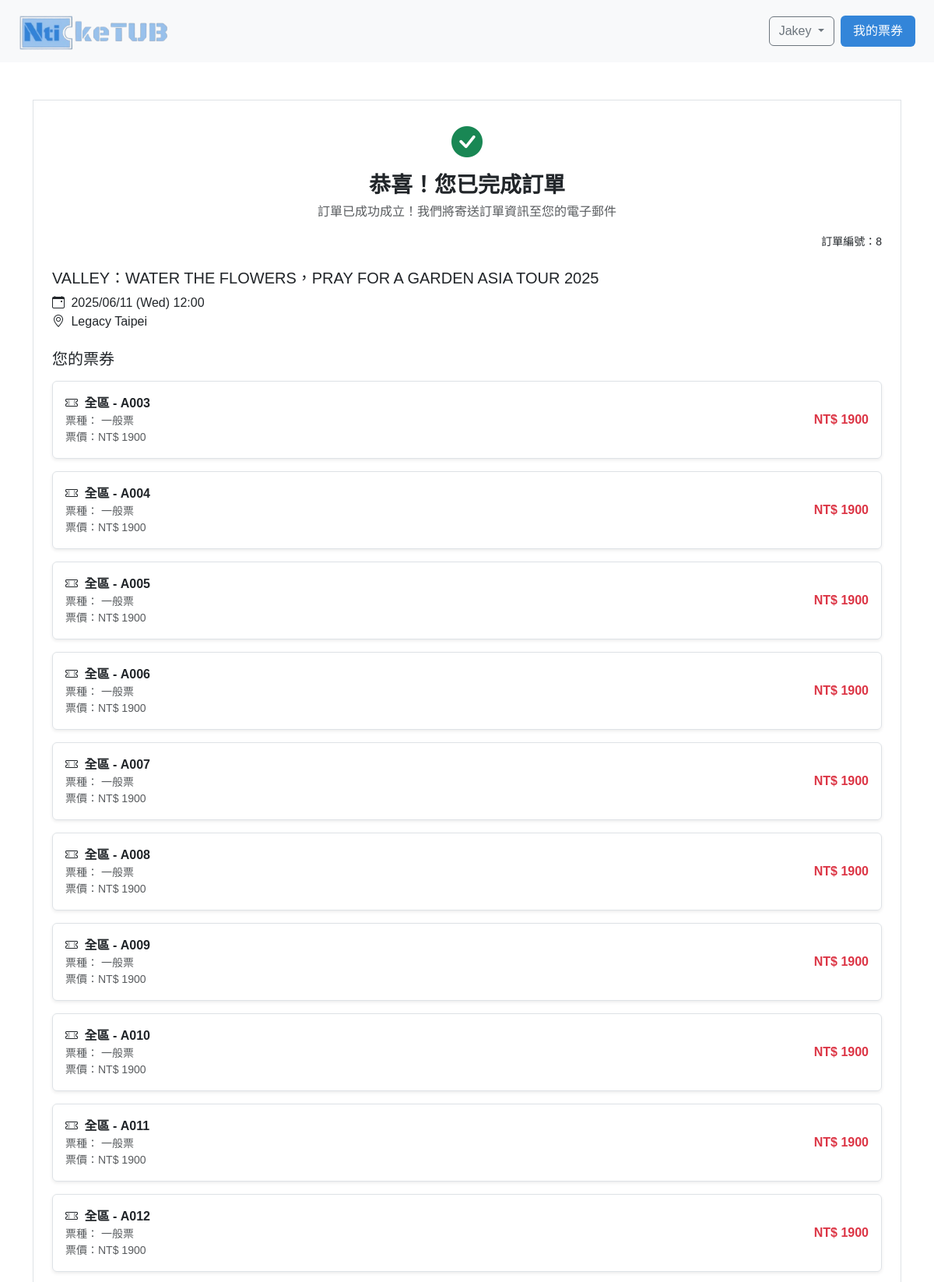
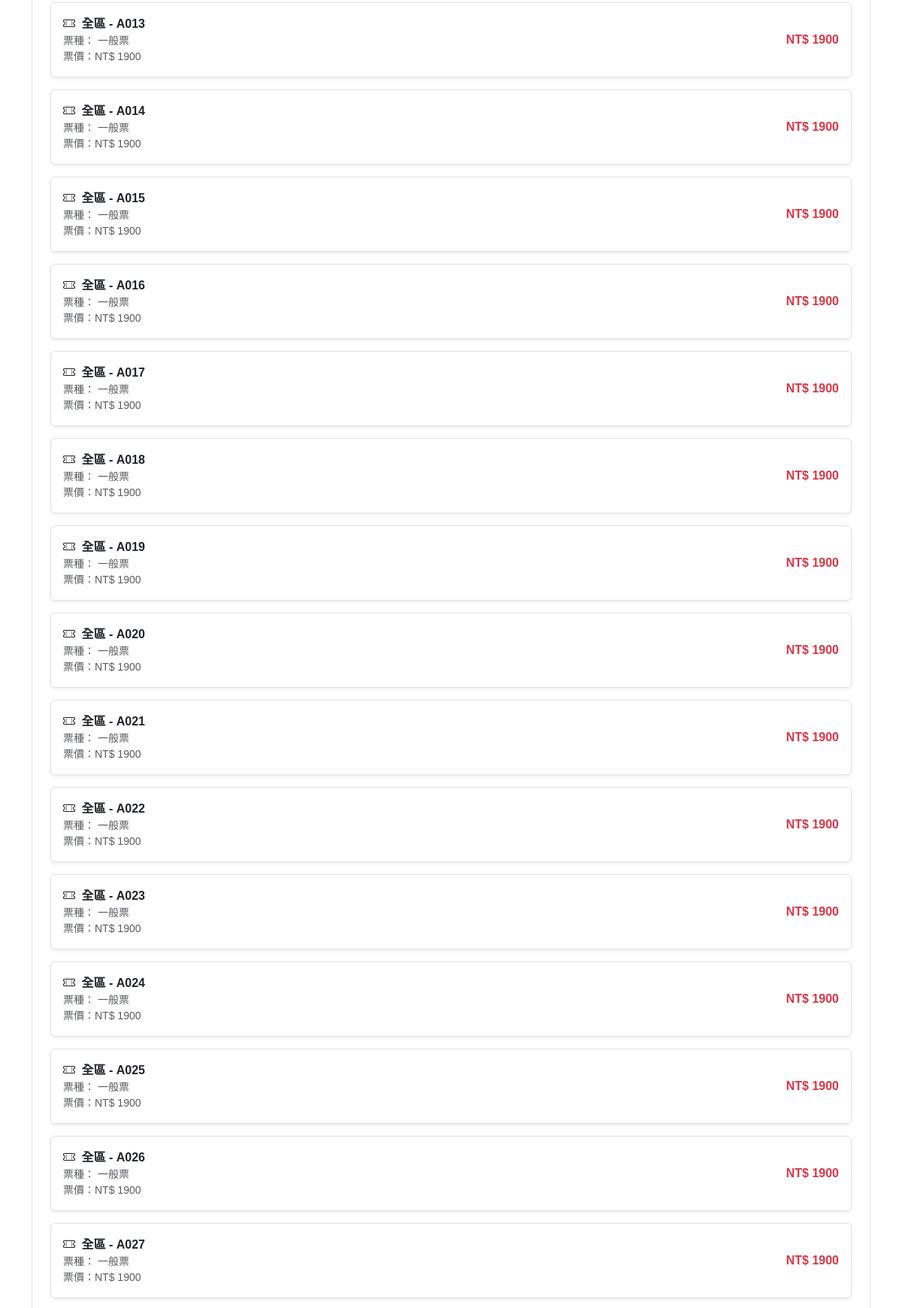
/ticket/order-complete/8 (signed in, upper part), run on the app's committed database (2 pictures, top to bottom).
### models/member.py (models this page shows, shortened)
class Member(UserMixin, db.Model):  # ← 加上 UserMixin
  __tablename__ = 'Member'
  mem_id = db.Column(db.Integer, primary_key=True)
  mem_name = db.Column(db.String(255))
  mem_email = db.Column(db.String(255))
  mem_pwd = db.Column(db.String(255))
  birthday = db.Column(db.Date)
  mem_phone = db.Column(db.String(10))
  createdAt = db.Column(db.DateTime, default=func.now())
  updatedAt = db.Column(db.DateTime, default=func.now(), onupdate=func.now())

### models/order.py (models this page shows)
class Order(db.Model):
  __tablename__ = 'Orders'
  order_id = db.Column(db.Integer, primary_key=True)
  order_status = db.Column(db.String(1), nullable=False, default='P')
  buyer_name = db.Column(db.String(255))
  buyer_email = db.Column(db.String(255))
  buyer_phone = db.Column(db.String(10))
  total_price = db.Column(db.Integer)
  mem_id = db.Column(db.Integer, db.ForeignKey('Member.mem_id'))
  createdAt = db.Column(db.DateTime, default=func.now())
  updatedAt = db.Column(db.DateTime, default=func.now(), onupdate=func.now())
  payment = relationship('Payment', back_populates='order')

### models/show.py (models this page shows, shortened)
class Show(db.Model):
    __tablename__ = 'Show'
    show_id = db.Column(db.Integer, primary_key=True)
    show_name = db.Column(db.String(255))
    show_desc = db.Column(db.Text)
    show_pic = db.Column(db.Text)
    start_date = db.Column(Date)
    end_date = db.Column(Date)
    host_id = db.Column(db.Integer, db.ForeignKey('Host.host_id'))
    location_id = db.Column(db.Integer, db.ForeignKey('Location.loc_id'))
    createdAt = db.Column(db.DateTime, default=func.now())
    updatedAt = db.Column(db.DateTime, default=func.now(), onupdate=func.now())
    host=db.relationship('Host')

### models/game.py (models this page shows)
class Game(db.Model):
  __tablename__ = 'Game'
  game_id = db.Column(db.Integer, primary_key=True)
  game_date = db.Column(db.Date)
  game_time = db.Column(db.Time)
  sale_start_time = db.Column(db.DateTime)
  sale_end_time = db.Column(db.DateTime)
  game_status = db.Column(db.String(1))
  total_seats = db.Column(db.Integer)
  available_seats = db.Column(db.Integer)
  show_id = db.Column(db.Integer, db.ForeignKey('Show.show_id'))
  createdAt = db.Column(db.DateTime, default=func.now())
  updatedAt = db.Column(db.DateTime, default=func.now(), onupdate=func.now())

### models/location.py (models this page shows)
class Location(db.Model):
  __tablename__ = 'Location'
  loc_id = db.Column(db.Integer, primary_key=True)
  loc_name = db.Column(db.String(255))
  createdAt = db.Column(db.DateTime, default=func.now())
  updatedAt = db.Column(db.DateTime, default=func.now(), onupdate=func.now())

### models/ticket.py (models this page shows)
class Ticket(db.Model):
    __tablename__ = 'Ticket'
    ticket_id = db.Column(db.Integer, primary_key=True)
    seat_no = db.Column(db.String(4))
    ticket_status = db.Column(db.String(1))
    is_disabled = db.Column(db.Boolean, default=False)
    order_id = db.Column(db.Integer, db.ForeignKey('Orders.order_id'))
    game_id = db.Column(db.Integer, db.ForeignKey('Game.game_id'))
    area_id = db.Column(db.Integer, db.ForeignKey('Area.area_id'))
    createdAt = db.Column(db.DateTime, default=func.now())
    updatedAt = db.Column(db.DateTime, default=func.now(), onupdate=func.now())
    area = db.relationship('Area', backref='tickets')

### models/area.py (models this page shows)
class Area(db.Model):
  __tablename__ = 'Area'
  area_id = db.Column(db.Integer, primary_key=True)
  area_name = db.Column(db.String(255))
  seat_count = db.Column(db.Integer)
  price = db.Column(db.Integer)
  disabled_price = db.Column(db.Integer)
  disabled_seats = db.Column(db.Integer)
  loc_id = db.Column(db.Integer, db.ForeignKey('Location.loc_id'))
  sect_id = db.Column(db.Integer, db.ForeignKey('Section.sect_id'))
  createdAt = db.Column(db.DateTime, default=func.now())
  updatedAt = db.Column(db.DateTime, default=func.now(), onupdate=func.now())

### app.py (the view)
@app.route('/ticket/order-complete/<int:order_id>')
@login_required
def order_complete(order_id):
    order = Order.query.filter_by(order_id=order_id, order_status='Y').first()
    if not order:
        return redirect(url_for('index'))
    tickets = Ticket.query.filter_by(order_id=order_id).all()
    if tickets:
        game = Game.query.get(tickets[0].game_id)
        show = Show.query.get(game.show_id)
        location = Location.query.get(show.location_id)
    else:
        game = show = location = None
    return render_template(
        'order_complete.html',
            order=order,
            tickets=tickets,
            show=show,
            game=game,
            location=location
        )

### app.py (called while the page is built)
@login_manager.user_loader
def load_user(user_id):
    return Member.query.get(int(user_id))

### templates/order_complete.html (shortened to what this page needs)
{% extends "layout.html" %}
{% block content %}
<div class="container my-5">
  <div class="border p-4 text-center">
    <div class="mb-3">
      <i class="bi bi-check-circle-fill fs-1 text-success"></i>
      <h3 class="fw-bold mt-2">恭喜！您已完成訂單</h3>
      <p class="text-muted">訂單已成功成立！我們將寄送訂單資訊至您的電子郵件</p>
      <div class="text-end small">訂單編號：{{ order.order_id }}</div>
    </div>
    <div class="text-start my-4">
      <h5>{{ show.show_name if show else '未找到節目' }}</h5>
      <div>
        <i class="bi bi-calendar-event me-1"></i>
        {{ game.game_date.strftime('%Y/%m/%d') }} ({{ game.game_date.strftime('%a') }}) {{ game.game_time.strftime('%H:%M') }}
      </div>
      <div>
        <i class="bi bi-geo-alt me-1"></i>
        {{ location.loc_name if location else '未知地點' }}
      </div>
    </div>
    <div class="text-start my-4">
      <h5 class="mb-3">您的票券</h5>
      <div class="row row-cols-1 g-3">
        {% for ticket in tickets %}
        <div class="col">
          <div class="border rounded p-3 shadow-sm d-flex justify-content-between align-items-center">
            <div>
              <div class="fw-bold">
                <i class="bi bi-ticket-perforated me-1"></i>
                {{ ticket.area.area_name }} - {{ ticket.seat_no }}
              </div>
              <div class="small text-muted">
                票種：
                {% if ticket.is_disabled %}
                身障票
                {% else %}
                一般票
                {% endif %}
              </div>
              <div class="small text-muted">
                票價：NT$
                {% if ticket.is_disabled %}
                {{ ticket.area.disabled_price }}
                {% else %}
                {{ ticket.area.price }}
                {% endif %}
              </div>
            </div>
            <div class="fw-bold text-danger">
              NT$
              {% if ticket.is_disabled %}
              {{ ticket.area.disabled_price }}
              {% else %}
              {{ ticket.area.price }}
              {% endif %}
            </div>
          </div>
        </div>
        {% endfor %}
      </div>
    </div>
  </div>
</div>
{% endblock %}

### templates/layout.html (shortened to what this page needs)
<!DOCTYPE html>
<html lang="zh-Hant">
<head>
  <link href="https://cdn.jsdelivr.net/npm/bootstrap@5.3.0/dist/css/bootstrap.min.css" rel="stylesheet" />
  <link rel="stylesheet" href="{{ url_for('static', filename='style.css') }}" />
  <link href="https://cdn.jsdelivr.net/npm/bootstrap-icons@1.10.5/font/bootstrap-icons.css" rel="stylesheet" />
</head>
<body>
  <nav class="navbar bg-light px-4" style="min-height: 80px; padding-top: 12px; padding-bottom: 12px;">
    <a href="{{ url_for('index') }}" style="display: flex; align-items: center;">
      <img src="{{ url_for('static', filename='file/logo3.png') }}"
           alt="NtickeTUB Logo"
           style="height: 48px; object-fit: contain;">
    </a>
    <div>
    <div class="d-flex align-items-center">
      {% if current_user.is_authenticated %}
        <div class="dropdown">
          <button class="btn btn-outline-secondary dropdown-toggle me-2" type="button" id="userDropdown"
                  data-bs-toggle="dropdown" aria-expanded="false">
            {{ current_user.mem_name }}
          </button>
        </div>
      {% else %}
      <a href="{{ url_for('login') }}" class="button-deepblue me-2">我的會員</a>
      {% endif %}
      <a href="{{ url_for('my_tickets') }}" class="button-deepblue">我的票券</a>
    </div>
  </nav>
  <main style="padding-bottom: 60px;">
    {% block content %}{% endblock %}
  </main>
</body>
</html>

### static/style.css (style rules this page uses)
body { font-family: Arial, sans-serif; }
h3 { margin-bottom: 5px; }
button { padding: 5px 10px; background-color: darkorange; color: white; border: none; cursor: pointer; }
.bg-light { background-color: #f8f9fa !important; }
.button-deepblue { background-color: #3385D9; color: white; border: none; border-radius: 6px; padding: 8px 16px; cursor: pointer; text-decoration: none; transition: background-color 0.2s ease; }

### templates/layout.html (style rules this page uses)
body { margin: 0; padding: 0; }
:root { --main-blue: #99C2EC; --blue-hover: #79AEE5; --blue-active: #3385D9; }
.button-deepblue { background-color: #3385D9; color: white; border: none; border-radius: 6px; padding: 8px 16px; cursor: pointer; text-decoration: none; transition: background-color 0.2s ease; }

### data on the page
Member: mem_name "Jakey"
Order: order_id "8"
Show: show_name "VALLEY：WATER THE FLOWERS，PRAY FOR A GARDEN ASIA TOUR 2025"
Game: game_date "2025/06/11", game_date "Wed", game_time "12:00"
Location: loc_name "Legacy Taipei"
Ticket: area.area_name "全區", seat_no "A003", is_disabled "一般票", area.price "1900"
Ticket: area.area_name "全區", seat_no "A004", is_disabled "一般票", area.price "1900"
Ticket: area.area_name "全區", seat_no "A005", is_disabled "一般票", area.price "1900"
Ticket: area.area_name "全區", seat_no "A006", is_disabled "一般票", area.price "1900"
Ticket: area.area_name "全區", seat_no "A007", is_disabled "一般票", area.price "1900"
Ticket: area.area_name "全區", seat_no "A008", is_disabled "一般票", area.price "1900"
Ticket: area.area_name "全區", seat_no "A009", is_disabled "一般票", area.price "1900"
Ticket: area.area_name "全區", seat_no "A010", is_disabled "一般票", area.price "1900"
Ticket: area.area_name "全區", seat_no "A011", is_disabled "一般票", area.price "1900"
Ticket: area.area_name "全區", seat_no "A012", is_disabled "一般票", area.price "1900"
Ticket: area.area_name "全區", seat_no "A013", is_disabled "一般票", area.price "1900"
Ticket: area.area_name "全區", seat_no "A014", is_disabled "一般票", area.price "1900"
Ticket: area.area_name "全區", seat_no "A015", is_disabled "一般票", area.price "1900"
Ticket: area.area_name "全區", seat_no "A016", is_disabled "一般票", area.price "1900"
Ticket: area.area_name "全區", seat_no "A017", is_disabled "一般票", area.price "1900"
Ticket: area.area_name "全區", seat_no "A018", is_disabled "一般票", area.price "1900"
Ticket: area.area_name "全區", seat_no "A019", is_disabled "一般票", area.price "1900"
Ticket: area.area_name "全區", seat_no "A020", is_disabled "一般票", area.price "1900"
Ticket: area.area_name "全區", seat_no "A021", is_disabled "一般票", area.price "1900"
Ticket: area.area_name "全區", seat_no "A022", is_disabled "一般票", area.price "1900"
Ticket: area.area_name "全區", seat_no "A023", is_disabled "一般票", area.price "1900"
Ticket: area.area_name "全區", seat_no "A024", is_disabled "一般票", area.price "1900"
Ticket: area.area_name "全區", seat_no "A025", is_disabled "一般票", area.price "1900"
Ticket: area.area_name "全區", seat_no "A026", is_disabled "一般票", area.price "1900"
Ticket: area.area_name "全區", seat_no "A027", is_disabled "一般票", area.price "1900"
